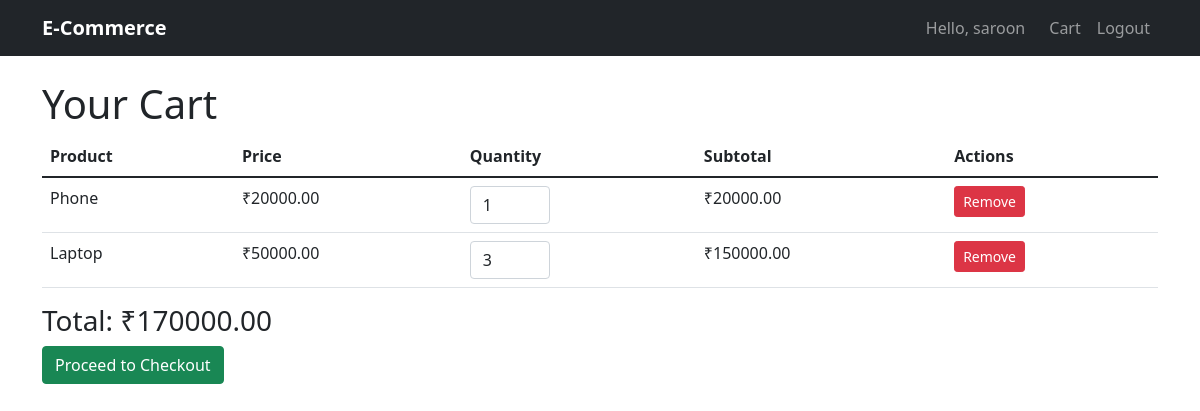
The app's page /cart/ (signed in) with its own data.
### shop/models.py (models this page shows, shortened)
class CartItem(models.Model):
    cart = models.ForeignKey(Cart, on_delete=models.CASCADE)
    product = models.ForeignKey(Product, on_delete=models.CASCADE)
    quantity = models.PositiveIntegerField(default=1, validators=[MinValueValidator(1)])
    class Meta:
        unique_together = ('cart', 'product')
    @property
    def subtotal(self):
        return self.product.price * self.quantity

class Product(models.Model):
    name = models.CharField(max_length=255)
    description = models.TextField()
    price = models.DecimalField(max_digits=10, decimal_places=2, validators=[MinValueValidator(Decimal('0.01'))])
    stock = models.PositiveIntegerField()
    image = models.ImageField(upload_to='products/', blank=True, null=True)
    created_at = models.DateTimeField(auto_now_add=True)

### shop/views.py (the view, shortened to what this page needs)
# urls.py: path('cart/', views.cart_view, name='cart'),
def cart_view(request):
    cart = get_or_create_cart(request)
    cart_items = cart.cartitem_set.select_related('product').all()
    request.session.pop('buy_now_product', None)
    request.session.pop('buy_now_quantity', None)
    total = cart.total_amount
    item_forms = {item.id: CartItemForm(instance=item) for item in cart_items}
    return render(request, 'shop/cart.html', {
        'cart_items': cart_items,
        'total': total,
        'item_forms': item_forms,
    })

### shop/context_processors.py (called while the page is built)
def cart_count(request):
    cart = get_or_create_cart(request)
    count = cart.cartitem_set.count()
    return {
        'cart_count': count
    }

### shop/models.py (called while the page is built)
    @property
    def total_amount(self):
        return sum(item.subtotal for item in self.cartitem_set.all())

### shop/views.py (called while the page is built)
def get_or_create_cart(request):
    if request.user.is_authenticated:
        cart, created = Cart.objects.get_or_create(user=request.user)
    else:
        if not request.session.session_key:
            request.session.create()
        cart, created = Cart.objects.get_or_create(session_id=request.session.session_key)
    return cart

### shop/templates/shop/cart.html (shortened to what this page needs)
{% extends 'shop/base.html' %}
{% block content %}
<h1>Your Cart</h1>
{% if cart_items %}
<table class="table">
    <thead>
        <tr>
            <th>Product</th>
            <th>Price</th>
            <th>Quantity</th>
            <th>Subtotal</th>
            <th>Actions</th>
        </tr>
    </thead>
    <tbody>
        {% for item in cart_items %}
        <tr>
            <td>{{ item.product.name }}</td>
            <td>₹{{ item.product.price }}</td>
            <td>
                    <input type="number"  name="quantity" data-product-id="{{ item.product.id }}" value="{{ item.quantity }}" min="1" class="form-control d-inline-block quantity-input" style="width: 80px;">
            </td>
            <td class="subtotal-input" id="subtotal-{{ item.product.id }}">₹{{ item.subtotal }}</td>
            <td>
                <form method="post" style="display: inline;">
                    <button type="submit" class="btn btn-sm btn-danger">Remove</button>
                </form>
            </td>
        </tr>
        {% endfor %}
    </tbody>
</table>
<h3>Total: ₹{{ total }}</h3>
<a href="{% url 'checkout' %}" class="btn btn-success">Proceed to Checkout</a>
{% else %}
<p>Your cart is empty.</p>
<a href="{% url 'product_list' %}" class="btn btn-primary">Continue Shopping</a>
{% endif %}
{% endblock %}

### shop/templates/shop/base.html (shortened to what this page needs)
<!DOCTYPE html>
<html lang="en">
<head>
    <link href="https://cdn.jsdelivr.net/npm/bootstrap@5.1.3/dist/css/bootstrap.min.css" rel="stylesheet">
</head>
<body>
    <nav class="navbar navbar-expand-lg navbar-dark bg-dark fixed-top">
        <div class="container">
            <a class="navbar-brand" href="{% url 'product_list' %}">E-Commerce</a>
            <div class="navbar-nav ms-auto">
                {% if user.is_authenticated %}
                    <span class="navbar-text me-3">Hello, {{ user.username }}</span>
                    <a class="nav-link" href="{% url 'cart' %}">Cart</a>
                    <a class="nav-link" href="{% url 'logout' %}">Logout</a>
                {% else %}
                    <a class="nav-link" href="{% url 'login' %}">Login</a>
                    <a class="nav-link" href="{% url 'cart' %}">Cart<span class="badge badge-light  " id="cart-count">{{cart_count}}</span></a>
                {% endif %}
            </div>
        </div>
    </nav>
    <div class="container mt-4">
        {% block content %}{% endblock %}
    </div>
</body>
</html>

### shop/templates/shop/base.html (style rules this page uses)
body { padding-top: 56px; }
.navbar-brand { font-weight: bold; }

### records on screen
CartItem: product.name "Phone", product.price "20000.00", quantity "1", subtotal "20000.00"
CartItem: product.name "Laptop", product.price "50000.00", quantity "3", subtotal "150000.00"

### other values on screen
{{ user.username }} "saroon"
{{ total }} "170000.00"
